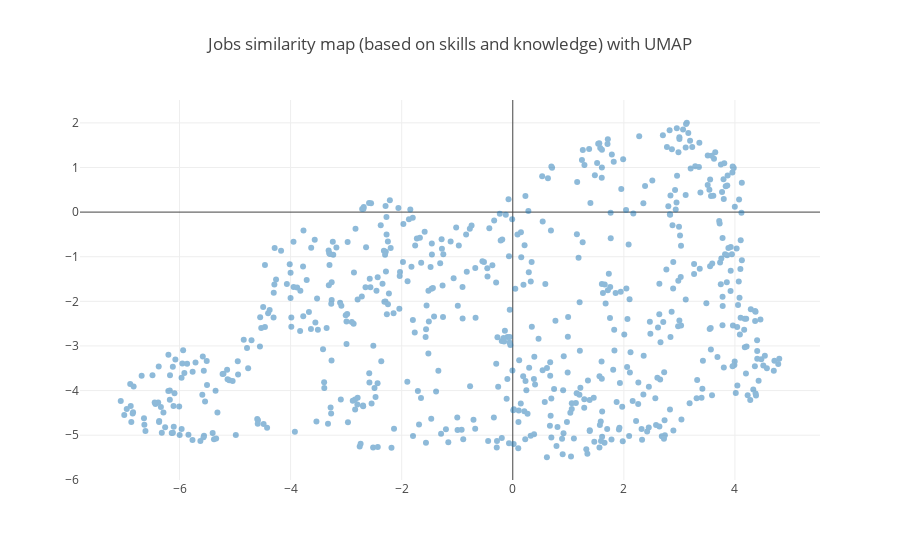

The cell this chart's notebook holds for it:
### Code cell
data = [
    go.Scatter(
        x=embedding[:,0],
        y=embedding[:,1],
        mode='markers',
        text=df_pivot.index.tolist(),
        opacity=0.5
    )
]
layout = go.Layout(
    title='Jobs similarity map (based on skills and knowledge) with UMAP',
    hovermode='closest'
)
fig = go.Figure(data=data, layout=layout)
plot_url = iplot(fig, filename='hover-chart-basic')

### Figure 1 — Plotly figure (JSON) as saved in the notebook; plotly's stock layout.template omitted (floating-point values rounded to 4 significant figures; data arrays with more than 128 entries replaced by an {"elided": "..."} marker saying what was removed)
{"data": [{"mode": "markers", "opacity": 0.5, "text": {"elided": "640 str values"}, "type": "scatter", "uid": "f3c87b5c-db5a-11e8-8c06-4a0000e4b0b0", "x": {"elided": "640 float values"}, "y": {"elided": "640 float values"}}], "layout": {"hovermode": "closest", "title": "Jobs similarity map (based on skills and knowledge) with UMAP"}}
